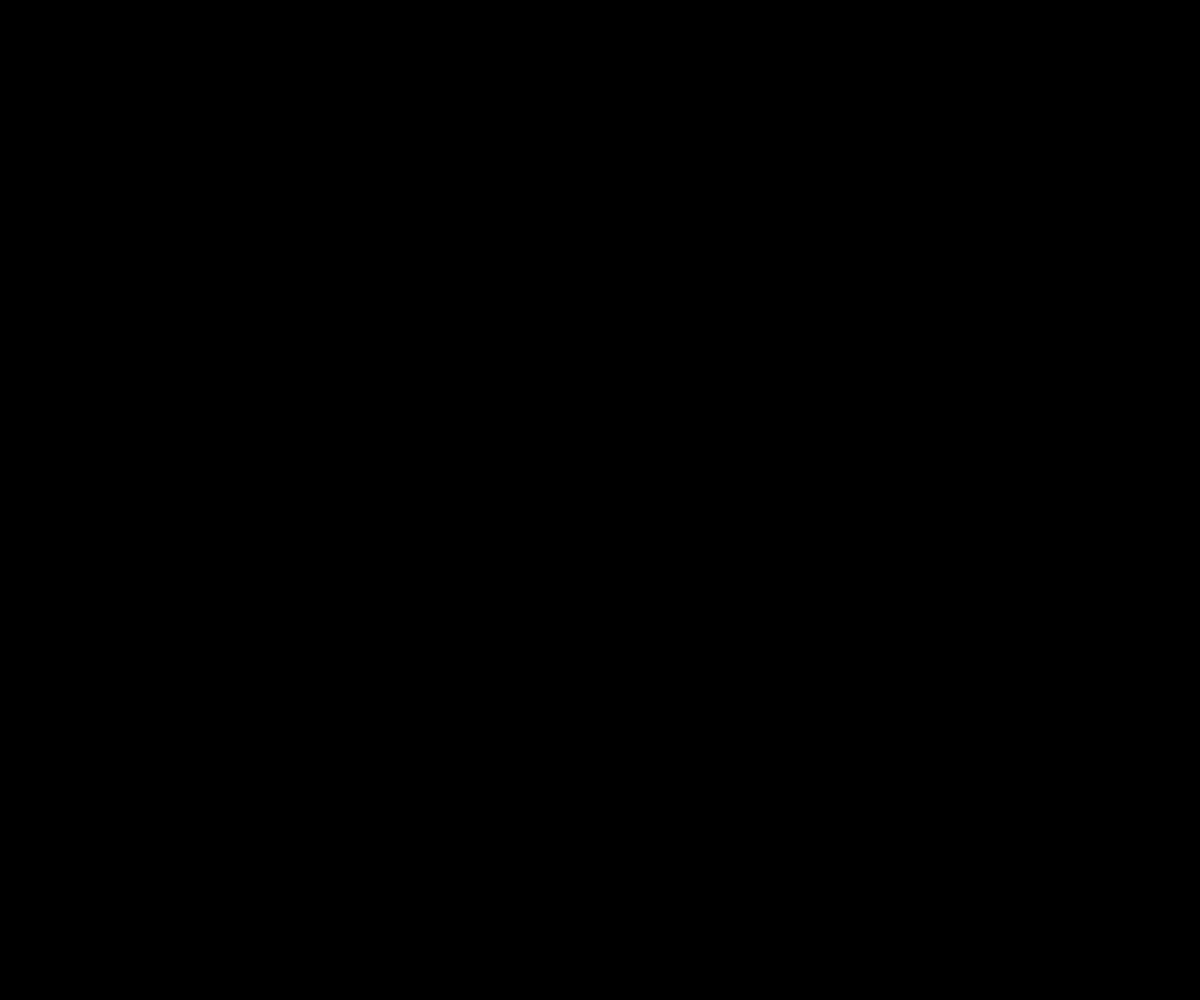
Frame 1 (no input)
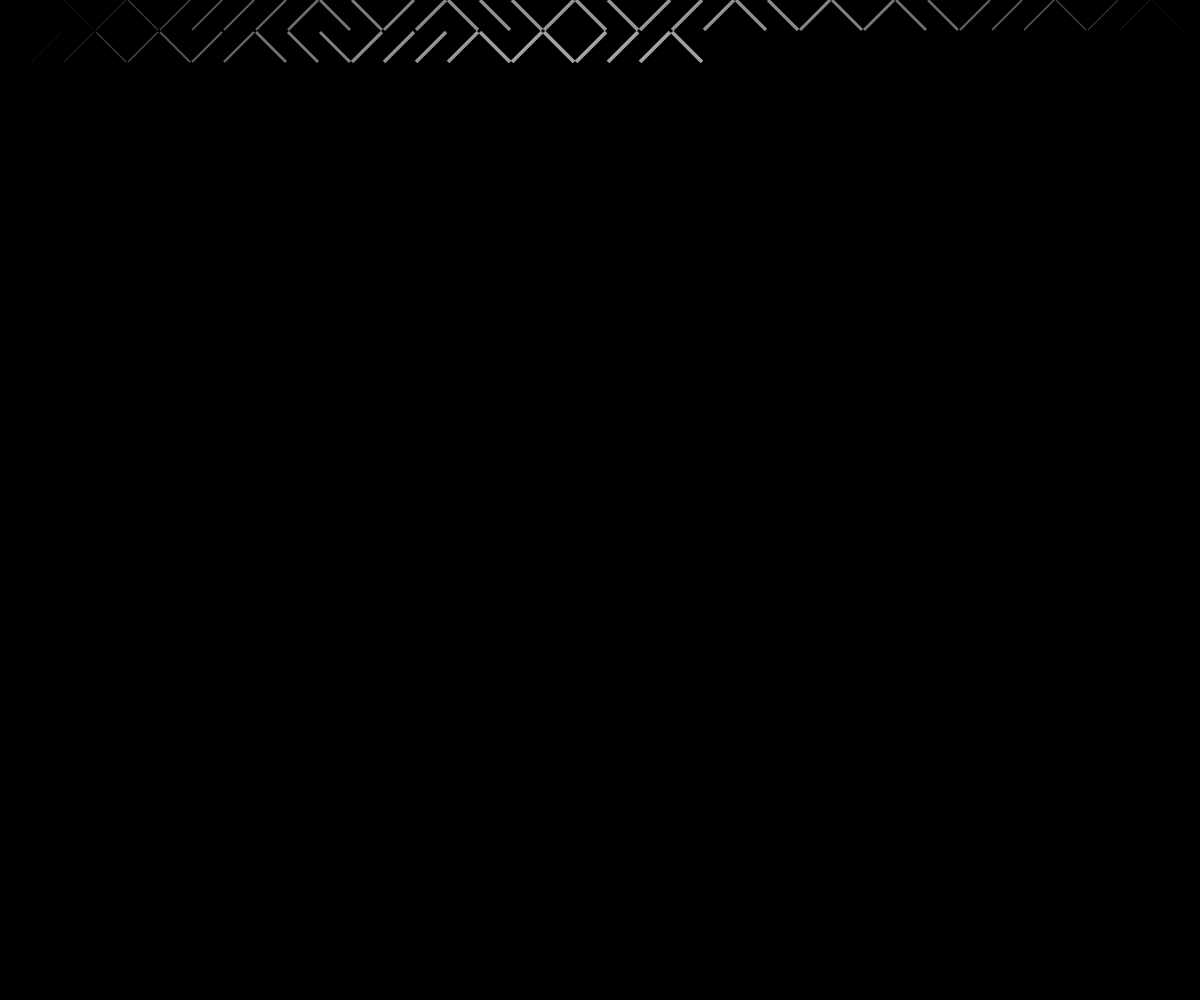
Frame 60 (no input)
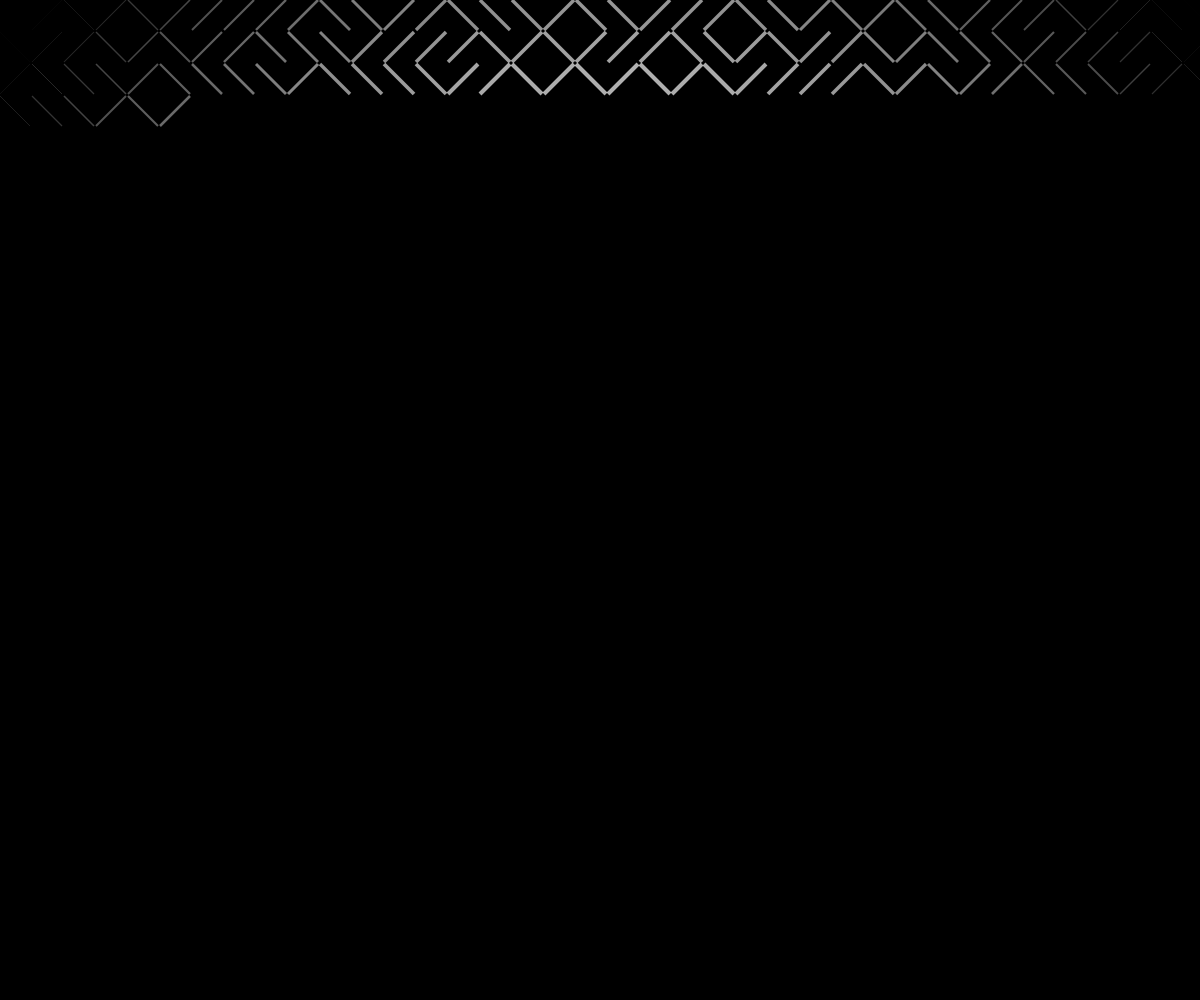
Frame 120 (the mouse pressed at the canvas centre since frame 60)

The p5.js sketch that drew these frames (run headless with seeded random() and noise() and a simulated clock; from frame 60 on, the mouse is pressed at the canvas centre):

// p5.js sketch
// ── sketch.js
var x = 0;
var y = 0;
var w = 30;
var h = 30;
var swMul = 6;
var px, py; 
var spacing = 2;
var dx, dy;

function setup() {
    createCanvas(innerWidth, innerHeight);
    background(0);
    strokeCap(SQUARE);
    rectMode(CENTER);

    px = width/2;
    py = height/2;

    if (px <= width/2) {
        dx = width - px;
    } else {
        dx = px;
    }

    if (py <= height/2) {
        dy = height - py;
    } else {
        dy = py;
    }

}

function draw() {

    var d = Math.pow((px - x), 2) + Math.pow((py - y), 2);
    var maxD = Math.pow(dx, 2) + Math.pow(dy, 2);

    if (random(1) > 0.5) {

        stroke(255, 255 * (1 - d/maxD));
        strokeWeight(swMul * (1 - d/maxD));
        line(x, y, x + w, y + h);

    } else {

        stroke(255, 255 * (1 - d/maxD));
        strokeWeight(swMul * (1 - d/maxD));
        line(x, y + h, x + w, y);
    }

    x = x + w + spacing;

    if (x > innerWidth) {
        y = y + h + spacing;
        x = 0;
    }
    
}
